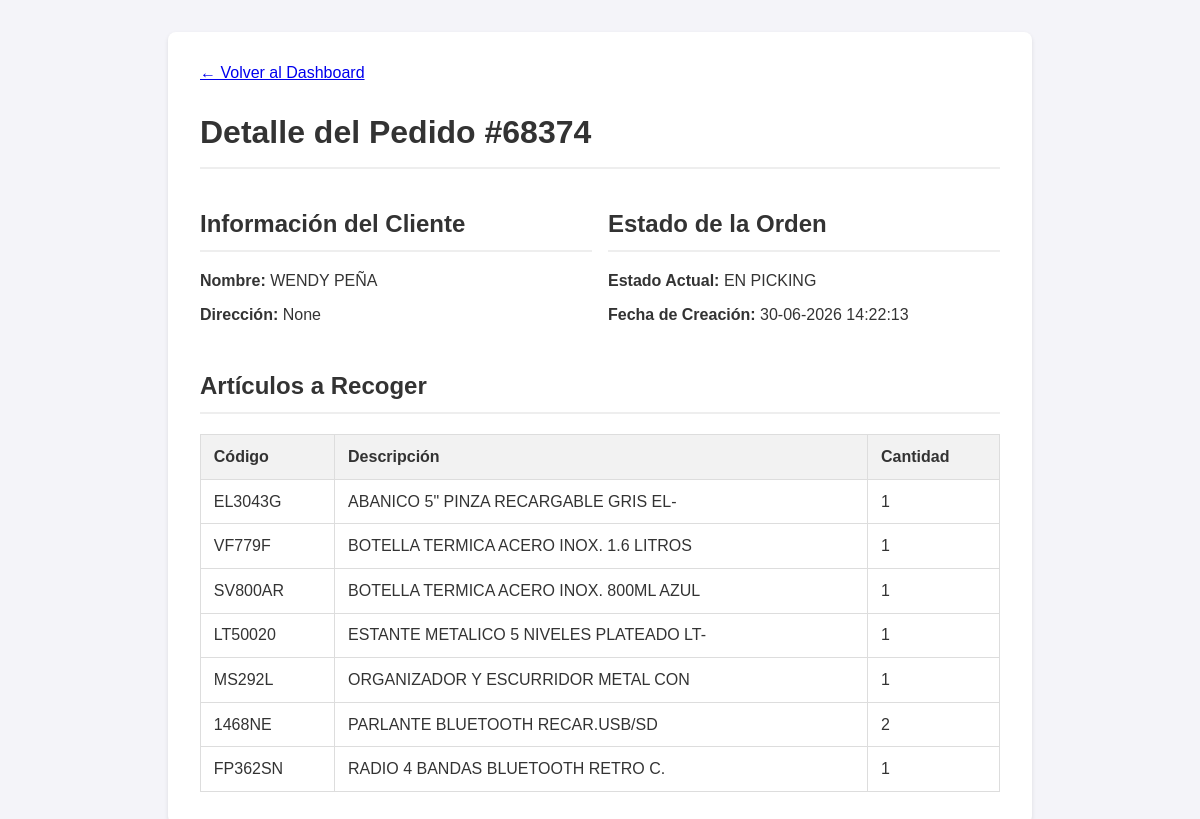
Before: /orden/13 (signed in) with the older database file.
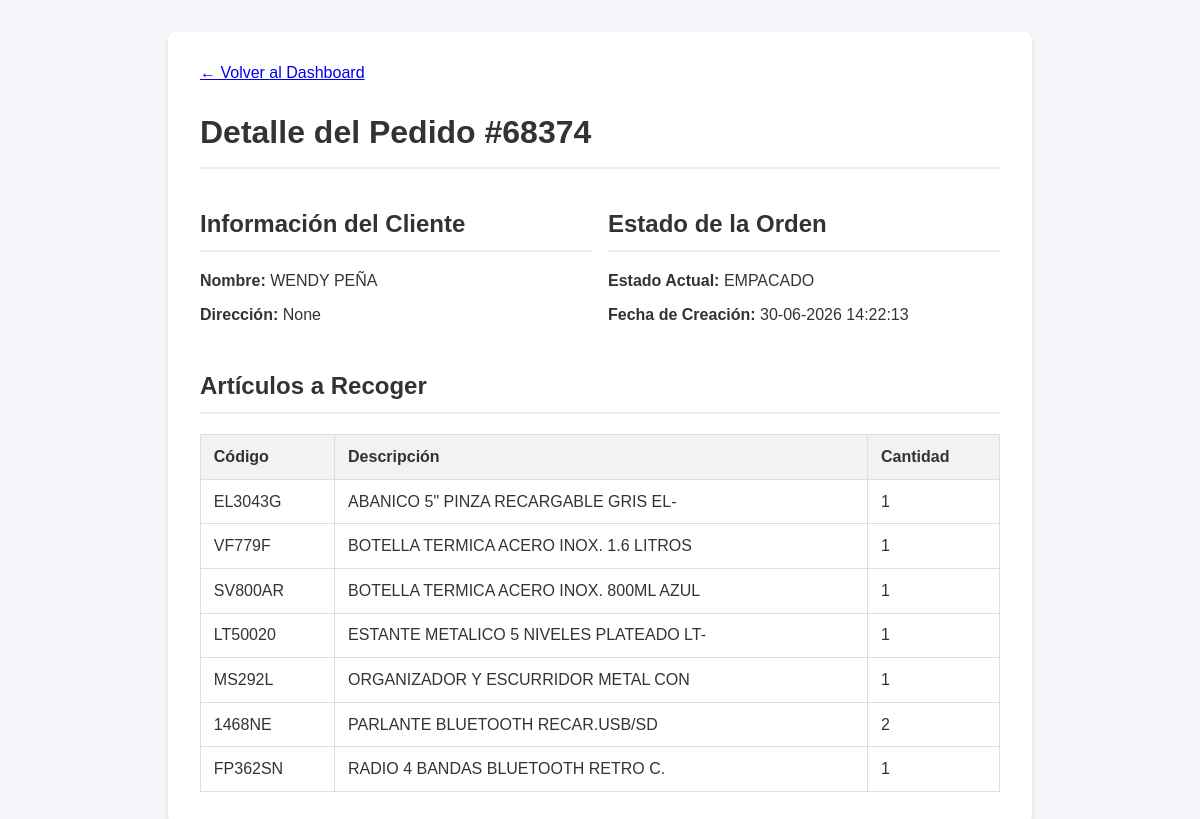
After: the same page with the newer database file.
### app.py (models this page shows, shortened)
class Orden(db.Model):
    id = db.Column(db.Integer, primary_key=True)
    numero_pedido = db.Column(db.String(50), unique=True, nullable=False)
    cliente_nombre = db.Column(db.String(200), nullable=False)
    cliente_direccion = db.Column(db.String(300), nullable=True)
    estado = db.Column(db.String(30), nullable=False, default='PENDIENTE')
    fecha_creacion = db.Column(db.DateTime, nullable=False, default=datetime.datetime.utcnow)
    lote_id = db.Column(db.Integer, db.ForeignKey('lote_picking.id'), nullable=True)
    items = db.relationship('ItemOrden', backref='orden', lazy=True, cascade="all, delete-orphan")
    fecha_inicio_picking = db.Column(db.DateTime, nullable=True)
    fecha_fin_picking = db.Column(db.DateTime, nullable=True)
    fecha_fin_packing = db.Column(db.DateTime, nullable=True)
    fecha_despacho = db.Column(db.DateTime, nullable=True)
    packer_id = db.Column(db.Integer, db.ForeignKey('user.id', ondelete='SET NULL'), nullable=True)
    packer = db.relationship('User', foreign_keys=[packer_id])
    devolucion_confirmada = db.Column(db.Boolean, default=False, nullable=False)
    bultos = db.relationship('Bulto', backref='orden', cascade="all, delete-orphan")
    hoja_de_ruta_id = db.Column(db.Integer, db.ForeignKey('hoja_de_ruta.id'), nullable=True)
    destino_id = db.Column(db.Integer, db.ForeignKey('destino.id'), nullable=True)
    destino = db.relationship('Destino', backref='ordenes')
    guia_encomienda = db.Column(db.String(100), nullable=True)
    nota_entrega = db.Column(db.Text, nullable=True)
    fecha_entrega_final = db.Column(db.DateTime, nullable=True)
    nota_bodega = db.Column(db.Text, nullable=True)

### app.py (the view)
@app.route('/orden/<int:orden_id>')
@login_required
def detalle_orden(orden_id):
    orden = Orden.query.get_or_404(orden_id)
    return render_template('detalle_orden.html', orden=orden)

### app.py (called while the page is built)
@login_manager.user_loader
def load_user(user_id):
    return db.session.get(User, int(user_id))

@app.template_filter('localtime')
def to_localtime_filter(utc_datetime):
    if not utc_datetime: return ""
    local_tz = pytz.timezone('America/Costa_Rica')
    local_dt = utc_datetime.replace(tzinfo=pytz.utc).astimezone(local_tz)
    return local_dt.strftime('%d-%m-%Y %H:%M:%S')

### templates/detalle_orden.html (shortened to what this page needs)
<!DOCTYPE html>
<html lang="es">
<head>
</head>
<body>
    <div class="container">
        <a href="{{ url_for('dashboard') }}" class="back-link">← Volver al Dashboard</a>
        <h1>Detalle del Pedido #{{ orden.numero_pedido }}</h1>
        <div class="info-grid">
            <div>
                <h2>Información del Cliente</h2>
                <p><strong>Nombre:</strong> {{ orden.cliente_nombre }}</p>
                <p><strong>Dirección:</strong> {{ orden.cliente_direccion }}</p>
            </div>
            <div>
                <h2>Estado de la Orden</h2>
                <p><strong>Estado Actual:</strong> {{ orden.estado.replace('_', ' ') }}</p>
                <p><strong>Fecha de Creación:</strong> {{ orden.fecha_creacion | localtime }}</p>
            </div>
        </div>
        <h2>Artículos a Recoger</h2>
        <table>
            <thead>
                <tr>
                    <th>Código</th>
                    <th>Descripción</th>
                    <th>Cantidad</th>
                </tr>
            </thead>
            <tbody>
                {% for item in orden.items %}
                <tr>
                    <td>{{ item.codigo_articulo }}</td>
                    <td>{{ item.descripcion_articulo }}</td>
                    <td>{{ item.cantidad_solicitada }}</td>
                </tr>
                {% endfor %}
            </tbody>
        </table>
    </div>
</body>
</html>

Changed rows visible on the page:
changed Orden "WENDY PEÑA": estado.replace "EN PICKING" → "EMPACADO"
